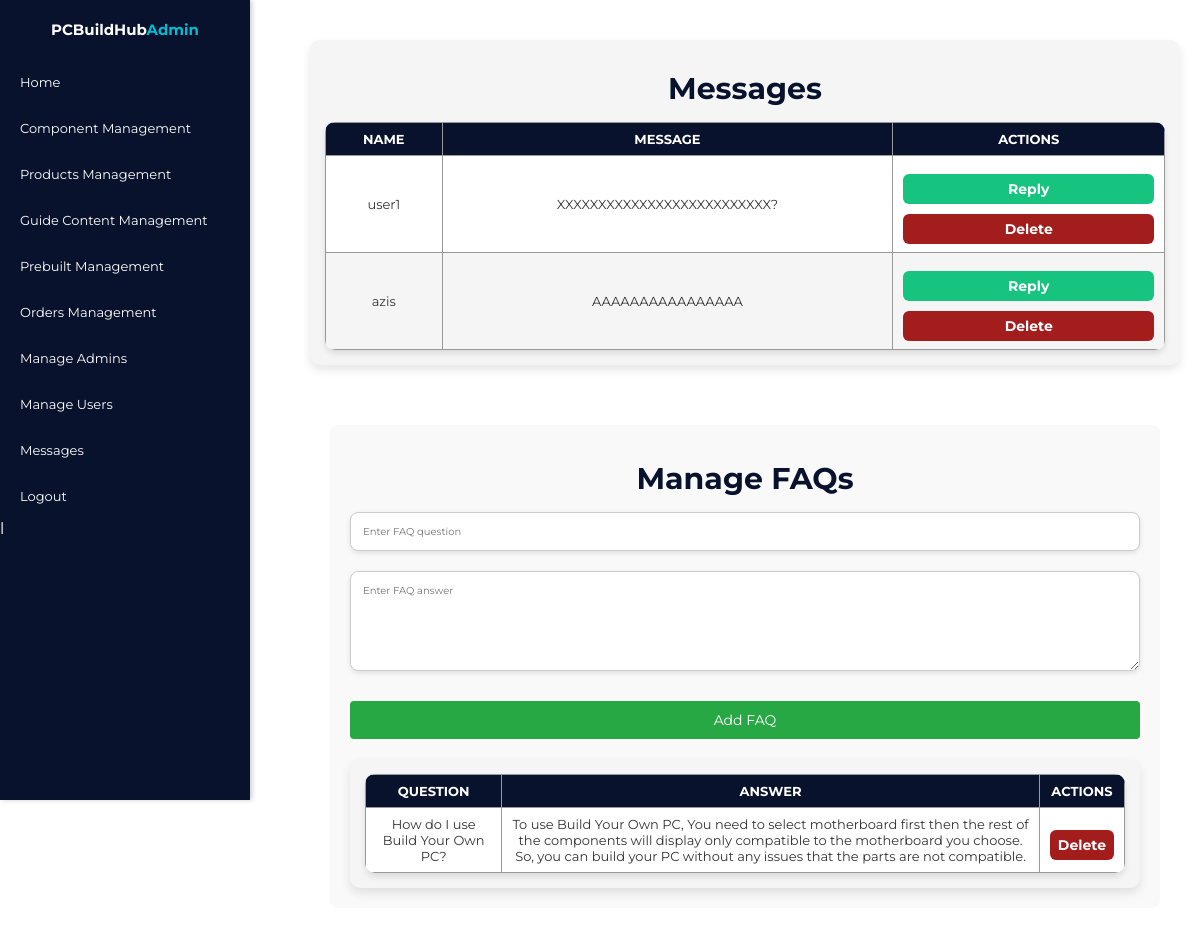
/admin/messages.php (signed in), run on the app's committed database.
### tables this page shows
CREATE TABLE `messages` (
  `id` int(100) NOT NULL,
  `user_id` int(100) NOT NULL,
  `name` varchar(100) NOT NULL,
  `email` varchar(100) NOT NULL,
  `number` varchar(12) NOT NULL,
  `message` varchar(500) NOT NULL,
  `replied` tinyint(1) DEFAULT 0
);

CREATE TABLE `faqs` (
  `id` int(11) NOT NULL,
  `question` text NOT NULL,
  `answer` text NOT NULL,
  `created_at` timestamp NOT NULL DEFAULT current_timestamp()
);

### admin/messages.php (the view, shortened to what this page needs)
<?php
include '../components/connect.php';
?>
<!DOCTYPE html>
<html lang="en">
<head>
    <link rel="stylesheet" href="https://cdnjs.cloudflare.com/ajax/libs/font-awesome/6.1.1/css/all.min.css">
    <link rel="stylesheet" href="../css/admin_style.css">
</head>
<body>
    <?php include '../components/admin_header.php' ?>
    <section>
        <div class="products-table section-spacing">
            <h1>Messages</h1>
            <table>
                <thead>
                    <tr>
                        <th>Name</th>
                        <th>Message</th>
                        <th>Actions</th>
                    </tr>
                </thead>
                <tbody>
                    <?php
                    $select_messages = $conn->prepare("SELECT * FROM `messages`");
                    $select_messages->execute();
                    if ($select_messages->rowCount() > 0) {
                        while ($fetch_messages = $select_messages->fetch(PDO::FETCH_ASSOC)) {
                    ?>
                        <tr>
                            <td><?= $fetch_messages['name']; ?></td>
                            <td><?= $fetch_messages['message']; ?></td>
                            <td>
                                <a href="reply.php?id=<?= $fetch_messages['id']; ?>" class="option-btn">Reply</a>
                                <a href="messages.php?delete_message=<?= $fetch_messages['id']; ?>" class="delete-btn" onclick="return confirm('Delete this message?');">Delete</a>
                            </td>
                        </tr>
                    <?php
                        }
                    } else {
                        echo '<tr><td colspan="3" class="empty">You have no messages</td></tr>';
                    }
                    ?>
                </tbody>
            </table>
        </div>
    </section>
    <section>
        <div class="faq-container section-spacing">
            <h1>Manage FAQs</h1>
            <form action="" method="post" class="faq-form">
                <input type="text" name="question" placeholder="Enter FAQ question" required>
                <textarea name="answer" placeholder="Enter FAQ answer" required></textarea>
                <button type="submit" name="add_faq" class="option-btn">Add FAQ</button>
            </form>
            <div class="products-table">
                <table>
                    <thead>
                        <tr>
                            <th>Question</th>
                            <th>Answer</th>
                            <th>Actions</th>
                        </tr>
                    </thead>
                    <tbody>
                        <?php
                        $select_faqs = $conn->prepare("SELECT * FROM `faqs`");
                        $select_faqs->execute();
                        if ($select_faqs->rowCount() > 0) {
                            while ($fetch_faqs = $select_faqs->fetch(PDO::FETCH_ASSOC)) {
                        ?>
                            <tr>
                                <td><?= $fetch_faqs['question']; ?></td>
                                <td><?= $fetch_faqs['answer']; ?></td>
                                <td>
                                    <a href="messages.php?delete_faq=<?= $fetch_faqs['id']; ?>" class="delete-btn" onclick="return confirm('Delete this FAQ?');">Delete</a>
                                </td>
                            </tr>
                        <?php
                            }
                        } else {
                            echo '<tr><td colspan="3" class="empty">No FAQs added yet</td></tr>';
                        }
                        ?>
                    </tbody>
                </table>
            </div>
        </div>
    </section>
</body>
</html>

### data on the page
messages: name "user1", message "XXXXXXXXXXXXXXXXXXXXXXXXXX?"
messages: name "azis", message "AAAAAAAAAAAAAAAA"
faqs: question "How do I use Build Your Own PC?", answer "To use Build Your Own PC, You need to select motherboard first then the rest of the components will display only compatible to the motherboard you choose. So, you can build your PC without any issues that the parts are not compatible."
